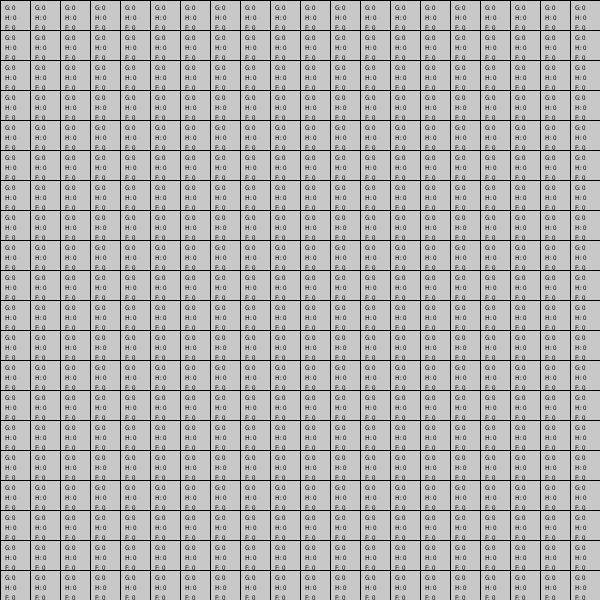
Frame 1 (no input)
Frame 60 (the mouse pressed at the canvas centre just before this capture): identical to frame 1, image omitted
Frame 120 (the mouse held since frame 60 and released just before this capture): identical to frame 1, image omitted

The Processing sketch that drew this single still picture (run headless with seeded random() and noise(); from frame 60 on, the mouse is pressed at the canvas centre):

// Processing sketch: a_star_2018
// ── a_star_2018.pde
int selectedType = 1;
Map map = new Map();
Astar astar = new Astar(map);

void settings() { 
  size((int)(map.pixelMap[0].length * map.pixelSize.x), (int)(map.pixelMap.length * map.pixelSize.y)); //Establece el tamaño de la ventana
}

void setup() {
  instrucciones();
  //noStroke();
  textSize(7);
}

void draw() {
  map.draw(); //Draw map
}

void mouseReleased() { //Actualiza el tipo de la casilla que hacemos click
  int x = (int)(mouseX/map.pixelSize.x);
  int y = (int)(mouseY/map.pixelSize.y);

  map.pixelMap[y][x].setType(selectedType);
}

void keyReleased() {
  switch(key) {
  case '1':
    selectedType = 1;
    println("Poniendo suelo");
    break;
  case '2':
    selectedType = 2;
    println("Poniendo paredes");
    break;
  case '3':
    selectedType = 3;
    println("Poniendo inicio");
    break;
  case '4':
    selectedType = 4;
    println("Poniendo final");
    break;
  case ' ': //Inicio del algoritmo
    astar.init();
    break;
  }
}

void instrucciones() {
  println("Selecciona el tipo de casilla con los números");
  println("1- Suelo");
  println("2- Pared");
  println("3- Inicio");
  println("4- Final");
  println("Pulsa espacio para buscar el camino");
}
// ── Astar.pde
public class Astar {
  //Cola que se ordena automaticamente según el valor de 'compareTo' de los objetos que contiene.
  //https://docs.oracle.com/javase/7/docs/api/java/util/PriorityQueue.html
  private PriorityQueue pq = new PriorityQueue();
  
  private ArrayList<Pixel> blackList = new ArrayList<Pixel>(); //Nodos ya analizados.
  private Map map;
  private Pixel start, end; //Nodos inicio y final.

  Astar(Map map) {
    this.map = map;
  }

  public Pixel analyzePixel(Pixel pixel) { //Funcion recursiva que hace la búsqueda del nodo final.
    if (pixel.isEnd) {  //¡Si es el nodo final lo devolvemos!
      println("Solucion encontrada"); 
      return pixel;
    }

    //Si no es el nodo final, lo añadimos a la blackList y procedemos a añadir sus hijos a la PriorityQueue 'pq'.
    blackList.add(pixel);
    ArrayList<Pixel> neighbors = map.getNeighbors(pixel);
    for (Pixel p : neighbors) { //Añadimos a pq los pixels de neighbors que no estén. Ya se ordenan solos al ser una PriorityQueue.
      if (!pq.contains(p) && !blackList.contains(p)) {
        p.setFather(pixel); //Asignamos el nodo padre a cada nodo hijo para, una vez encontrado el nodo final, poder volver atrás recursivamente y encontrar el camino.
        //Calculos de F, G y H
        p.g = pixel.g + 1;
        p.h = p.calculateH(start.getPos());
        p.f = p.g + p.h;
        pq.add(p);
      }
    }

    if (pq.isEmpty()) { //Si la lista queda vacía, no existe un camino.
      return null;
    }

    //Cogemos el primer elemento de la Cola y llamamos a la funcion recursivamente
    Pixel p = (Pixel) pq.poll();
    return analyzePixel(p);
  }

  public void init() { //Inicio del algoritmo
    if (map.isaValidMap()) {
      start = map.getStart();
      end   = map.getEnd();   
      Pixel solution = analyzePixel(map.getStart());

      if (solution == null) println("Camino no encontrado");
      else solution.father.setPath(); //Hemos encontrado el nodo solución, procedemos a reconstruir el camino.
    } else {
      println("Mapa no válido");
    }
  }
}
// ── Map.pde
public class Map {
  public Pixel[][] pixelMap = new Pixel[20][20];
  public PVector pixelSize = new PVector(30, 30);

  Map() {
    for (int y = 0; y < pixelMap.length; ++y) {
      for (int x = 0; x < pixelMap[0].length; ++x) {
        PVector pos = new PVector(x, y);
        PVector posScreen = new PVector(x*pixelSize.x, y*pixelSize.y);
        pixelMap[y][x] = new Pixel(pos, posScreen, pixelSize, 1);
      }
    }
  }

  public void draw() {
    for (int y = 0; y < pixelMap.length; ++y) {
      for (int x = 0; x < pixelMap[0].length; ++x) {
        pixelMap[y][x].draw();
      }
    }
  }

  public ArrayList<Pixel> getNeighbors(Pixel pixel) {
    ArrayList<Pixel> neighbors = new ArrayList<Pixel>();
    PVector posPixel = pixel.getPos();
    Pixel pixelTemp;

    if (posPixel.x>0) {
      pixelTemp = pixelMap[(int)posPixel.y][(int)posPixel.x-1];
      if (pixelTemp.getType() != 2) neighbors.add(pixelTemp);
    }
    if (posPixel.x<pixelMap[0].length-1) {
      pixelTemp = pixelMap[(int)posPixel.y][(int)posPixel.x+1];
      if (pixelTemp.getType() != 2) neighbors.add(pixelTemp);
    }
    if (posPixel.y>0) {   
      pixelTemp = pixelMap[(int)posPixel.y-1][(int)posPixel.x];
      if (pixelTemp.getType() != 2) neighbors.add(pixelTemp);
    }
    if (posPixel.y<pixelMap.length-1) { 
      pixelTemp = pixelMap[(int)posPixel.y+1][(int)posPixel.x];
      if (pixelTemp.getType() != 2) neighbors.add(pixelTemp);
    }

    return neighbors;
  }

  public boolean isaValidMap() { //No implementado aún
    //TODO
    println("Mapa válido. Comenzando con el A*");
    return true;
  }

  public Pixel getStart() {
    //Recorrer el mapa
    for (Pixel[] pp : pixelMap) {
      for (Pixel p : pp) {
        if (p.isStart) return p;
      }
    }
    println("Inicio no encontrado");
    return null;
  }

  public Pixel getEnd() {
    //Recorrer el mapa
    for (Pixel[] pp : pixelMap) {
      for (Pixel p : pp) {
        if (p.isEnd) return p;
      }
    }
    println("Final no encontrado");
    return null;
  }
}
// ── pixel.pde
import java.util.Queue;
import java.util.PriorityQueue;

public class Pixel implements Comparable<Pixel> {
  private PVector pos;
  private PVector posScreen;
  private PVector size;
  private int type;

  public Integer f = 0, g = 0, h = 0;
  public boolean isStart = false;
  public boolean isEnd = false;

  private Pixel father = null;

  Pixel(PVector pos, PVector posScreen, PVector size, int type) {
    this.pos = pos;
    this.posScreen = posScreen;
    this.type = type;
    this.size = size;
  }

  //Implementacion
  @Override 
    int compareTo(Pixel other) { //Función para ordenar la PriorityQueue
    return Integer.compare(f, other.f); //'return (f - other.f);'
  }

  void draw() {
    switch(type) {
    case 1: //Suelo
      fill(200, 200, 200);
      break;
    case 2: //Pared
      fill(255, 0, 0);
      break;
    case 3: //Inicio
      fill(0, 0, 255);
      break;
    case 4: //Fin
      fill(0, 255, 0);
      break;
    case 5: //Solucion
      fill(239, 127, 26);
      break;
    }

    rect(posScreen.x, posScreen.y, size.x, size.y);
    fill(0);
    text("G: " + g, posScreen.x+5, posScreen.y+10);
    text("H: " + h, posScreen.x+5, posScreen.y+20);
    text("F: " + f, posScreen.x+5, posScreen.y+30);
  }

  public Integer calculateH(PVector end) {
    return Math.round(dist(pos.x, pos.y, end.x, end.y));     //Calculo heurística. En este caso solo es la hipotenusa entre el nodo y el final.
  }

  public void setPath() { //Función recursiva que reconstruye el camino
    type = 5;
    if (father != null && father.type != 5 && !father.isStart) father.setPath();
  }

  //Getters y Setters
  public void setType(int type) {
    switch(type) {
    case 3:
      isStart = true;
      isEnd = false;
      break;
    case 4:
      isStart = false;
      isEnd = true;
      break;
    default:
      isStart = false;
      isEnd = false;
      break;
    }
    this.type = type;
  }

  public void setFather(Pixel father) {
    this.father = father;
  }

  public PVector getPos() { 
    return pos;
  }

  public int getType() { 
    return type;
  }
}
